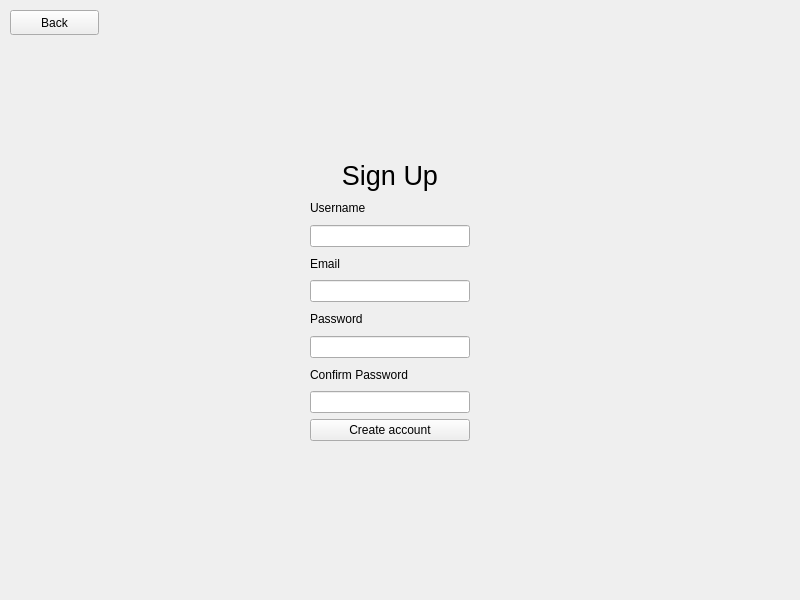
<?xml version="1.0" encoding="UTF-8"?>
<ui version="4.0">
 <class>SignUpPage</class>
 <widget class="QWidget" name="SignUpPage">
  <property name="geometry">
   <rect>
    <x>0</x>
    <y>0</y>
    <width>800</width>
    <height>600</height>
   </rect>
  </property>
  <property name="windowTitle">
   <string>Form</string>
  </property>
  <widget class="QWidget" name="verticalLayoutWidget">
   <property name="geometry">
    <rect>
     <x>310</x>
     <y>160</y>
     <width>160</width>
     <height>281</height>
    </rect>
   </property>
   <layout class="QVBoxLayout" name="verticalLayout">
    <item>
     <widget class="QLabel" name="label_2">
      <property name="font">
       <font>
        <pointsize>20</pointsize>
       </font>
      </property>
      <property name="text">
       <string>Sign Up</string>
      </property>
      <property name="alignment">
       <set>Qt::AlignCenter</set>
      </property>
     </widget>
    </item>
    <item>
     <widget class="QLabel" name="label_5">
      <property name="text">
       <string>Username</string>
      </property>
     </widget>
    </item>
    <item>
     <widget class="QLineEdit" name="lineEdit_4"/>
    </item>
    <item>
     <widget class="QLabel" name="label_3">
      <property name="text">
       <string>Email</string>
      </property>
     </widget>
    </item>
    <item>
     <widget class="QLineEdit" name="lineEdit"/>
    </item>
    <item>
     <widget class="QLabel" name="label">
      <property name="text">
       <string>Password</string>
      </property>
     </widget>
    </item>
    <item>
     <widget class="QLineEdit" name="lineEdit_2"/>
    </item>
    <item>
     <widget class="QLabel" name="label_4">
      <property name="text">
       <string>Confirm Password</string>
      </property>
     </widget>
    </item>
    <item>
     <widget class="QLineEdit" name="lineEdit_3"/>
    </item>
    <item>
     <widget class="QPushButton" name="pushButton">
      <property name="text">
       <string>Create account</string>
      </property>
     </widget>
    </item>
   </layout>
  </widget>
  <widget class="QPushButton" name="pushButton_2">
   <property name="geometry">
    <rect>
     <x>10</x>
     <y>10</y>
     <width>89</width>
     <height>25</height>
    </rect>
   </property>
   <property name="text">
    <string>Back</string>
   </property>
  </widget>
 </widget>
 <resources/>
 <connections/>
</ui>
